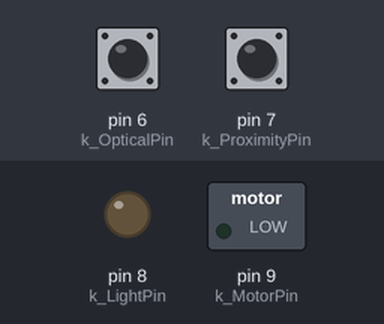
A sketch run on a simulated Arduino Uno, built with avr-gcc and run on an emulated ATmega328P. Shown: switched loads named in the sketch (green lamp = pin HIGH), output pins drawn as LEDs (lit = HIGH). Dashed ring = blinking. The inputs (shaded band) are chosen by the test bench; at power-on: pin 6 (k_OpticalPin) HIGH, pin 7 (k_ProximityPin) HIGH.

Above: at 1.2 s.
1.3 s: pin 6 (k_OpticalPin) pulled LOW for 3.2 s
At 2.1 s:
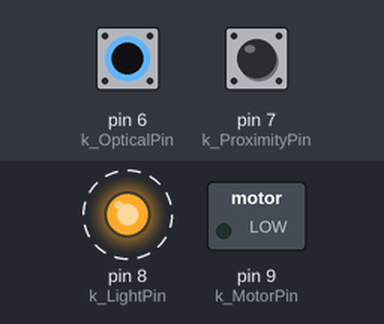
Timing chart, 0 to 5.8 s (numbered marks = the images above; inputs shaded):
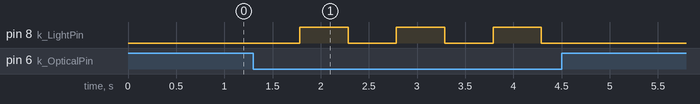

The sketch:

hopper.ino
```cpp
// (licence header left out)
#define OPTICAL_ACTIVE LOW
#define PROXIMITY_ACTIVE LOW

#define OUTPUT_ACTIVE HIGH

namespace Hopper
{
  // pin used for reading optical IR sensor
  const unsigned char k_OpticalPin = 6;
  // pin used for reading proximity sensor
  const unsigned char k_ProximityPin = 7;
  // pin used for controlling light
  const unsigned char k_LightPin = 8;
  // pin used for controlling motor
  const unsigned char k_MotorPin = 9;
  // how many milliseconds does the IR sensor need to be blocked before the motor kicks in
  const unsigned long k_DelayInterval = 10000; // ms
  // how many milliseconds does the light flash while the IR sensor is tripped
  const unsigned long k_LightDelayInterval = 500; // ms
  // how long does the motor need to be on before the proximity sensor will turn off the motor
  const unsigned long k_ProximityInterval = 2000; // ms
  // how long to delay before executing the loop
  const unsigned long k_LoopDelay = 20; // ms
  // prevent the motor from running forever if the proximity sensor is not triggered
  const unsigned long k_MaxMotorInterval = 20000; // ms

  enum In : unsigned char
  {
    Optical = 0x01,
    Proximity = 0x02
  };

  enum Internal : unsigned char
  {
    Timer = 0x04
  };

  enum Out : unsigned char
  {
    Light = 0x08,
    Motor = 0x16
  };

  unsigned long s_Time = 0;
  unsigned long s_Timer = 0;
  unsigned char s_State = 0;

}

using namespace Hopper;

void setup()
{
  pinMode(k_OpticalPin, INPUT_PULLUP);
  pinMode(k_ProximityPin, INPUT_PULLUP);
	pinMode(k_LightPin, OUTPUT);
	pinMode(k_MotorPin, OUTPUT);

  s_Time = millis();
}

void loop()
{
  delay(k_LoopDelay);

	unsigned char next = 0, prev = s_State;
  unsigned long time = millis();

	// read analog input
	next |= digitalRead(k_OpticalPin) == OPTICAL_ACTIVE ? In::Optical : 0;
	next |= digitalRead(k_ProximityPin) == PROXIMITY_ACTIVE ? In::Proximity : 0;

	if ((prev & Out::Motor) == Out::Motor)
	{
		// motor is active: keep timer running unless proximity is high or max motor interval is hit
		if (s_Timer > k_DelayInterval + k_MaxMotorInterval ||
        ((next & In::Proximity) == In::Proximity && s_Timer > k_DelayInterval + k_ProximityInterval))
		{
			s_Timer = 0;
		}
		else
		{
			next |= Internal::Timer;
		}
	}
	else if ((next & In::Optical) == In::Optical || (prev & In::Optical) == In::Optical)
	{
		// set run timer if optical is active
		if ((next & In::Optical) == In::Optical)
		{
			next |= Internal::Timer;
		}

		// reset timer if optical signal has changed
		if ((next & In::Optical) != (prev & In::Optical))
		{
			s_Timer = 0.0f;
		}
	}

	// timer is running
	if ((next & Internal::Timer) == Internal::Timer)
	{
    unsigned long dt = time - s_Time;
		s_Timer += dt;

		// power motor
		if (s_Timer > k_DelayInterval)
		{
			next |= Out::Motor;
			next |= Out::Light;
		}
		// flash light for delay
		else if ((s_Timer / k_LightDelayInterval) % 2 == 1)
		{
			next |= Out::Light;
		}
	}

	s_State = next;
  s_Time = time;


	digitalWrite(k_LightPin, (next & Out::Light) == Out::Light ? OUTPUT_ACTIVE : !OUTPUT_ACTIVE);
	digitalWrite(k_MotorPin, (next & Out::Motor) == Out::Motor ? OUTPUT_ACTIVE : !OUTPUT_ACTIVE);


}
```

Measured:
- after the input at 1.3 s, pin 8 (k_LightPin): alternates HIGH for 0.50 s and LOW for 0.50 s, 6 changes in all, then stays LOW, starting after 0.48 s
